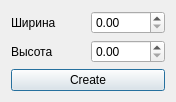
<?xml version="1.0" encoding="UTF-8"?>
<ui version="4.0">
 <class>CreateRectangleDialog</class>
 <widget class="QDialog" name="CreateRectangleDialog">
  <property name="geometry">
   <rect>
    <x>0</x>
    <y>0</y>
    <width>176</width>
    <height>98</height>
   </rect>
  </property>
  <property name="windowTitle">
   <string>Form</string>
  </property>
  <layout class="QGridLayout" name="gridLayout">
   <item row="0" column="0">
    <widget class="QLabel" name="widthlabel">
     <property name="text">
      <string>Ширина</string>
     </property>
    </widget>
   </item>
   <item row="1" column="0">
    <widget class="QLabel" name="heightlabel">
     <property name="text">
      <string>Высота</string>
     </property>
    </widget>
   </item>
   <item row="2" column="0" colspan="2">
    <widget class="QPushButton" name="createButton">
     <property name="text">
      <string>Create</string>
     </property>
    </widget>
   </item>
   <item row="0" column="1">
    <widget class="QDoubleSpinBox" name="doubleRectangleBoxWidth"/>
   </item>
   <item row="1" column="1">
    <widget class="QDoubleSpinBox" name="doubleRectangleBoxHeigth"/>
   </item>
  </layout>
 </widget>
 <resources/>
 <connections>
  <connection>
   <sender>createButton</sender>
   <signal>clicked()</signal>
   <receiver>CreateRectangleDialog</receiver>
   <slot>accept()</slot>
   <hints>
    <hint type="sourcelabel">
     <x>160</x>
     <y>81</y>
    </hint>
    <hint type="destinationlabel">
     <x>160</x>
     <y>51</y>
    </hint>
   </hints>
  </connection>
 </connections>
</ui>
